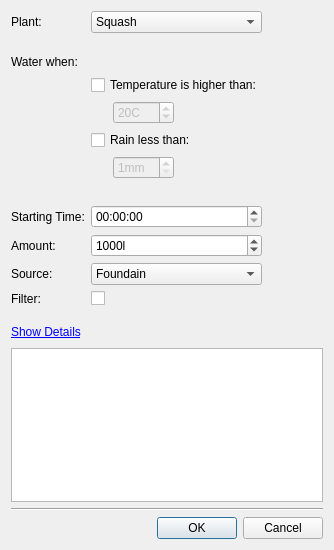
<ui version="4.0" >
 <class>WateringConfigDialog</class>
 <widget class="QDialog" name="WateringConfigDialog" >
  <property name="geometry" >
   <rect>
    <x>0</x>
    <y>0</y>
    <width>334</width>
    <height>550</height>
   </rect>
  </property>
  <property name="windowTitle" >
   <string>Watering Configuration</string>
  </property>
  <layout class="QVBoxLayout" >
   <item>
    <layout class="QGridLayout" >
     <item row="0" column="0" >
      <widget class="QLabel" name="label_3" >
       <property name="text" >
        <string>Plant:</string>
       </property>
      </widget>
     </item>
     <item row="0" column="1" colspan="3" >
      <widget class="QComboBox" name="plantComboBox" >
       <property name="sizePolicy" >
        <sizepolicy vsizetype="Fixed" hsizetype="Preferred" >
         <horstretch>0</horstretch>
         <verstretch>0</verstretch>
        </sizepolicy>
       </property>
       <item>
        <property name="text" >
         <string>Squash</string>
        </property>
       </item>
       <item>
        <property name="text" >
         <string>Bean</string>
        </property>
       </item>
       <item>
        <property name="text" >
         <string>Carrot</string>
        </property>
       </item>
       <item>
        <property name="text" >
         <string>Strawberry</string>
        </property>
       </item>
       <item>
        <property name="text" >
         <string>Raspberry</string>
        </property>
       </item>
       <item>
        <property name="text" >
         <string>Blueberry</string>
        </property>
       </item>
      </widget>
     </item>
     <item row="1" column="0" >
      <spacer>
       <property name="orientation" >
        <enum>Qt::Vertical</enum>
       </property>
       <property name="sizeType" >
        <enum>QSizePolicy::Policy::Fixed</enum>
       </property>
       <property name="sizeHint" >
        <size>
         <width>67</width>
         <height>16</height>
        </size>
       </property>
      </spacer>
     </item>
     <item row="2" column="0" >
      <widget class="QLabel" name="label_2" >
       <property name="text" >
        <string>Water when:</string>
       </property>
      </widget>
     </item>
     <item row="3" column="1" colspan="3" >
      <widget class="QCheckBox" name="temperatureCheckBox" >
       <property name="text" >
        <string>Temperature is higher than:</string>
       </property>
      </widget>
     </item>
     <item row="4" column="1" >
      <spacer>
       <property name="orientation" >
        <enum>Qt::Horizontal</enum>
       </property>
       <property name="sizeType" >
        <enum>QSizePolicy::Policy::Fixed</enum>
       </property>
       <property name="sizeHint" >
        <size>
         <width>16</width>
         <height>20</height>
        </size>
       </property>
      </spacer>
     </item>
     <item row="4" column="2" >
      <widget class="QSpinBox" name="temperatureSpinBox" >
       <property name="enabled" >
        <bool>false</bool>
       </property>
       <property name="specialValueText" >
        <string/>
       </property>
       <property name="suffix" >
        <string>C</string>
       </property>
       <property name="minimum" >
        <number>10</number>
       </property>
       <property name="maximum" >
        <number>60</number>
       </property>
       <property name="value" >
        <number>20</number>
       </property>
      </widget>
     </item>
     <item row="4" column="3" >
      <spacer>
       <property name="orientation" >
        <enum>Qt::Horizontal</enum>
       </property>
       <property name="sizeHint" >
        <size>
         <width>40</width>
         <height>20</height>
        </size>
       </property>
      </spacer>
     </item>
     <item row="5" column="1" colspan="3" >
      <widget class="QCheckBox" name="rainCheckBox" >
       <property name="text" >
        <string>Rain less than:</string>
       </property>
      </widget>
     </item>
     <item row="6" column="1" >
      <spacer>
       <property name="orientation" >
        <enum>Qt::Horizontal</enum>
       </property>
       <property name="sizeType" >
        <enum>QSizePolicy::Policy::Fixed</enum>
       </property>
       <property name="sizeHint" >
        <size>
         <width>16</width>
         <height>20</height>
        </size>
       </property>
      </spacer>
     </item>
     <item row="6" column="2" >
      <widget class="QSpinBox" name="rainSpinBox" >
       <property name="enabled" >
        <bool>false</bool>
       </property>
       <property name="specialValueText" >
        <string/>
       </property>
       <property name="suffix" >
        <string>mm</string>
       </property>
       <property name="minimum" >
        <number>1</number>
       </property>
      </widget>
     </item>
     <item row="6" column="3" >
      <spacer>
       <property name="orientation" >
        <enum>Qt::Horizontal</enum>
       </property>
       <property name="sizeHint" >
        <size>
         <width>40</width>
         <height>20</height>
        </size>
       </property>
      </spacer>
     </item>
     <item row="7" column="2" >
      <spacer>
       <property name="orientation" >
        <enum>Qt::Vertical</enum>
       </property>
       <property name="sizeType" >
        <enum>QSizePolicy::Policy::Fixed</enum>
       </property>
       <property name="sizeHint" >
        <size>
         <width>20</width>
         <height>20</height>
        </size>
       </property>
      </spacer>
     </item>
     <item row="8" column="0" >
      <widget class="QLabel" name="label" >
       <property name="text" >
        <string>Starting Time:</string>
       </property>
      </widget>
     </item>
     <item row="8" column="1" colspan="3" >
      <widget class="QTimeEdit" name="startTimeEdit" />
     </item>
     <item row="9" column="0" >
      <widget class="QLabel" name="label_4" >
       <property name="text" >
        <string>Amount:</string>
       </property>
      </widget>
     </item>
     <item row="9" column="1" colspan="3" >
      <widget class="QSpinBox" name="amountSpinBox" >
       <property name="suffix" >
        <string>l</string>
       </property>
       <property name="minimum" >
        <number>100</number>
       </property>
       <property name="maximum" >
        <number>10000</number>
       </property>
       <property name="singleStep" >
        <number>100</number>
       </property>
       <property name="value" >
        <number>1000</number>
       </property>
      </widget>
     </item>
     <item row="10" column="0" >
      <widget class="QLabel" name="label_5" >
       <property name="text" >
        <string>Source:</string>
       </property>
      </widget>
     </item>
     <item row="10" column="1" colspan="3" >
      <widget class="QComboBox" name="sourceComboBox" >
       <item>
        <property name="text" >
         <string>Foundain</string>
        </property>
       </item>
       <item>
        <property name="text" >
         <string>River</string>
        </property>
       </item>
       <item>
        <property name="text" >
         <string>Lake</string>
        </property>
       </item>
       <item>
        <property name="text" >
         <string>Public Water System</string>
        </property>
       </item>
      </widget>
     </item>
     <item row="11" column="0" >
      <widget class="QLabel" name="label_6" >
       <property name="text" >
        <string>Filter:</string>
       </property>
      </widget>
     </item>
     <item row="11" column="1" colspan="2" >
      <widget class="QCheckBox" name="filterCheckBox" >
       <property name="text" >
        <string/>
       </property>
      </widget>
     </item>
     <item row="12" column="0" >
      <spacer>
       <property name="orientation" >
        <enum>Qt::Vertical</enum>
       </property>
       <property name="sizeType" >
        <enum>QSizePolicy::Policy::Fixed</enum>
       </property>
       <property name="sizeHint" >
        <size>
         <width>20</width>
         <height>10</height>
        </size>
       </property>
      </spacer>
     </item>
     <item row="4" column="4" >
      <spacer>
       <property name="orientation" >
        <enum>Qt::Horizontal</enum>
       </property>
       <property name="sizeHint" >
        <size>
         <width>40</width>
         <height>20</height>
        </size>
       </property>
      </spacer>
     </item>
    </layout>
   </item>
   <item>
    <layout class="QGridLayout" >
     <item row="0" column="1" >
      <spacer>
       <property name="orientation" >
        <enum>Qt::Horizontal</enum>
       </property>
       <property name="sizeHint" >
        <size>
         <width>40</width>
         <height>20</height>
        </size>
       </property>
      </spacer>
     </item>
     <item row="1" column="0" colspan="2" >
      <widget class="HelpBrowser" name="helpBrowser" />
     </item>
     <item row="0" column="0" >
      <widget class="QLabel" name="helpLabel" >
       <property name="text" >
        <string>&lt;a href="test">Show Details&lt;/a></string>
       </property>
      </widget>
     </item>
    </layout>
   </item>
   <item>
    <widget class="Line" name="line" >
     <property name="orientation" >
      <enum>Qt::Horizontal</enum>
     </property>
    </widget>
   </item>
   <item>
    <widget class="QDialogButtonBox" name="buttonBox" >
     <property name="orientation" >
      <enum>Qt::Horizontal</enum>
     </property>
     <property name="standardButtons" >
      <set>QDialogButtonBox::Cancel|QDialogButtonBox::NoButton|QDialogButtonBox::Ok</set>
     </property>
    </widget>
   </item>
  </layout>
 </widget>
 <customwidgets>
  <customwidget>
   <class>HelpBrowser</class>
   <extends>QTextBrowser</extends>
   <header>helpbrowser.h</header>
  </customwidget>
 </customwidgets>
 <resources/>
 <connections>
  <connection>
   <sender>buttonBox</sender>
   <signal>accepted()</signal>
   <receiver>WateringConfigDialog</receiver>
   <slot>accept()</slot>
   <hints>
    <hint type="sourcelabel" >
     <x>227</x>
     <y>372</y>
    </hint>
    <hint type="destinationlabel" >
     <x>157</x>
     <y>274</y>
    </hint>
   </hints>
  </connection>
  <connection>
   <sender>buttonBox</sender>
   <signal>rejected()</signal>
   <receiver>WateringConfigDialog</receiver>
   <slot>reject()</slot>
   <hints>
    <hint type="sourcelabel" >
     <x>286</x>
     <y>378</y>
    </hint>
    <hint type="destinationlabel" >
     <x>286</x>
     <y>274</y>
    </hint>
   </hints>
  </connection>
  <connection>
   <sender>temperatureCheckBox</sender>
   <signal>toggled(bool)</signal>
   <receiver>temperatureSpinBox</receiver>
   <slot>setEnabled(bool)</slot>
   <hints>
    <hint type="sourcelabel" >
     <x>132</x>
     <y>101</y>
    </hint>
    <hint type="destinationlabel" >
     <x>132</x>
     <y>125</y>
    </hint>
   </hints>
  </connection>
  <connection>
   <sender>rainCheckBox</sender>
   <signal>toggled(bool)</signal>
   <receiver>rainSpinBox</receiver>
   <slot>setEnabled(bool)</slot>
   <hints>
    <hint type="sourcelabel" >
     <x>110</x>
     <y>154</y>
    </hint>
    <hint type="destinationlabel" >
     <x>113</x>
     <y>169</y>
    </hint>
   </hints>
  </connection>
 </connections>
</ui>
